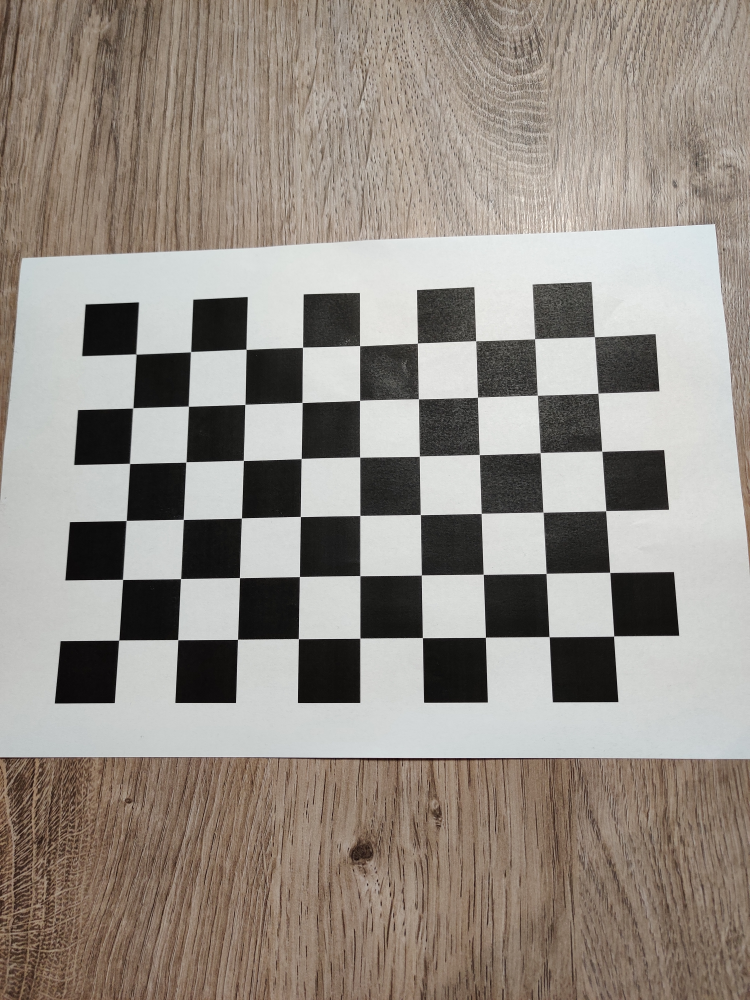
#> input picture Checker-Images-Testing/IMG_Testing1.jpg, 3000 x 4000 px, given as the content of the folder Checker-Images-Train-Run1, which was not available (shown at 1/4 size)
$ python GeometricCameraCalibration.py
#> lines starting #> are read from the running program, lines starting #| are printed output that depends on the picture; long printed decimals are rounded; pictures that were not available may be replaced by others from this repository, and a replacement may not be noted
import cv2
import numpy as np
import glob

def resize_images(image_paths, new_size):
    """Resize images to the specified size.

    Args:
        image_paths (list of str): Paths to the images to resize.
        new_size (tuple of int): New size as (width, height).

    Returns:
        list of ndarray: List of resized images.
    """
    return [cv2.resize(cv2.imread(image_path), new_size) for image_path in image_paths]

def calibrate_camera(images, square_size):
    """Calibrate camera using chessboard images.

    Args:
        images (list of ndarray): The list of images for calibration.
        square_size (float): The size of a square on the chessboard.

    Returns:
        tuple: Object points, image points, and the last processed image.
    """
    criteria = (cv2.TERM_CRITERIA_EPS + cv2.TERM_CRITERIA_MAX_ITER, 30, 0.001)
    objp = np.zeros((6*9, 3), np.float32)
    objp[:, :2] = np.mgrid[0:9, 0:6].T.reshape(-1, 2) * square_size

    objpoints = []
    imgpoints = []

    for img in images:
        found, corners, processed_img = process_and_detect_corners(img, square_size, criteria)

        if found:
            objpoints.append(objp)
            imgpoints.append(corners)
            cv2.drawChessboardCorners(img, (9, 6), corners, found)
            cv2.imshow('Detected Corners', img)
            cv2.waitKey(0)
        else:
            print("Corners not found. Proceeding with manual calibration...")
            corners = manual_calibrate(img, square_size)
            if corners is not None:
                objpoints.append(objp)
                imgpoints.append(corners)
                cv2.drawChessboardCorners(img, (9, 6), np.array(corners, dtype=np.float32), True)
                cv2.imshow('Detected Corners', img)
                cv2.waitKey(0)

    cv2.destroyAllWindows()
    return objpoints, imgpoints, processed_img

def process_and_detect_corners(img, square_size, criteria):
    """Process the image and detect chessboard corners.

    Args:
        img (ndarray): The image to process.
        square_size (float): The size of a square on the chessboard.
        criteria (tuple): The criteria for corner refinement.

    Returns:
        tuple: A tuple containing a boolean indicating if corners were found,
               the refined corners (if found), and the processed image.
    """

    # We make the image grayscale, apply GaussianBlur and then CLAHE to help with the automatic corner detection
    # Overall, it lowers the total error of the calibration
    processed_img = cv2.cvtColor(img, cv2.COLOR_BGR2GRAY)
    processed_img = cv2.GaussianBlur(processed_img, (5, 5), 0)
    clahe = cv2.createCLAHE(clipLimit=1, tileGridSize=(6, 9))
    processed_img = clahe.apply(processed_img)

    ret, corners = cv2.findChessboardCorners(processed_img, (9, 6), None)

    if ret:
        print("Found the corners in the image. Proceeding with automatic calibration...")
        corners_refined = cv2.cornerSubPix(processed_img, corners, (11, 11), (-1, -1), criteria)
        return True, corners_refined, processed_img
    else:
        print("Could not find the corners in the image. Proceeding with manual calibration...")
        return False, None, processed_img

# We manually calibrate the camera by clicking on the corners of the checkerboard
# The first image you see is the one you have to click on the corners
# The second image that will pop up it will show the points you clicked with red circles
# Make sure to click the corners in the following order: top-left, top-right, bottom-left, bottom-right
# [102 lines left out: functions manual_calibrate, interpolate_board_points_homography, click_event, click_event_zoomed, not called in this run]

def draw_3D_axis(ret, mtx, dist, rvecs, tvecs, training_image):
    # Axis points in 3D space. We'll draw the axis lines from the origin to these points.
    # Increasing the numbers makes the lines longer
    axis = np.float32([[0, 0, 0], [9, 0, 0], [0, 9, 0], [0, 0, -9]]).reshape(-1, 3)

    img_with_axes = training_image.copy()

    # Project the 3D points to the 2D image plane
    imgpts, jac = cv2.projectPoints(axis, rvecs, tvecs, mtx, dist)
    imgpts = imgpts.astype(int)

    # Define the origin (chessboard corner in this case)
    origin = tuple(imgpts[0].ravel())
    img_with_axes = cv2.line(img_with_axes, origin, tuple(imgpts[1].ravel()), (0, 0, 255), 5)  # X-Axis in red
    img_with_axes = cv2.line(img_with_axes, origin, tuple(imgpts[2].ravel()), (0, 255, 0), 5)  # Y-Axis in green
    img_with_axes = cv2.line(img_with_axes, origin, tuple(imgpts[3].ravel()), (255, 0, 0), 5)  # Z-Axis in blue

    cv2.imshow('Image_with_axes', img_with_axes)
    cv2.waitKey(0)
    cv2.destroyAllWindows()

    return imgpts, img_with_axes

def draw_3D_cube(ret, mtx, dist, rvecs, tvecs, imgpts, img_with_axes):

    # Define a cube with side length 2, centered at the origin
    side_length = 5
    cube = np.float32([
        [0, 0, 0],  # Bottom-back-left at origin
        [side_length, 0, 0],  # Bottom-back-right
        [side_length, side_length, 0],  # Bottom-front-right
        [0, side_length, 0],  # Bottom-front-left
        [0, 0, -side_length],  # Top-back-left
        [side_length, 0, -side_length],  # Top-back-right
        [side_length, side_length, -side_length],  # Top-front-right
        [0, side_length, -side_length]  # Top-front-left
    ])

    # Project the cubes corners on the 2D image plane
    imgpts_cube, _ = cv2.projectPoints(cube, rvecs, tvecs, mtx, dist)
    imgpts_cube = imgpts_cube.reshape(-1, 2).astype(int)

    # Edges of the cube
    edges = [
        (0, 1), (1, 2), (2, 3), (3, 0),  # Bottom face
        (4, 5), (5, 6), (6, 7), (7, 4),  # Top face
        (0, 4), (1, 5), (2, 6), (3, 7)   # Vertical edges connecting top and bottom faces
    ]

    # Draw the edges
    for start, end in edges:
        img_with_axes = cv2.line(img_with_axes, tuple(imgpts_cube[start]), tuple(imgpts_cube[end]), (0, 165, 255), 3)

    img_with_cube = img_with_axes
    cv2.imshow('Image with Cube', img_with_cube)
    cv2.waitKey(0)
    cv2.destroyAllWindows()

def calculate_total_error(objpoints, imgpoints, rvecs, tvecs, mtx, dist):
        mean_error = 0
        for i in range(len(objpoints)):
            imgpoints2, _ = cv2.projectPoints(objpoints[i], rvecs[i], tvecs[i], mtx, dist)
            error = cv2.norm(imgpoints[i], imgpoints2, cv2.NORM_L2)/len(imgpoints2)
            mean_error += error
        return mean_error/len(objpoints)

def choose_training_run():
    """Prompt user to choose a training run."""
    while True:
        choice = input("Choose training run (1, 2, or 3): ")
        if choice in ["1", "2", "3"]:
            images_path = f'Checker-Images-Train-Run{choice}/*.jpg'
            images = glob.glob(images_path)
            break
        else:
            print("Invalid choice. Please choose either 1, 2, or 3.")
    return images

def start_live_camera(mtx, dist, square_size=2.4):
    # Capture live video feed
    cap = cv2.VideoCapture(0)
    if not cap.isOpened():
        print("Cannot open camera")
        return

    while True:
        # Capture frame-by-frame
        ret, frame = cap.read()
        if not ret:
            print("Can't receive frame (stream end?). Exiting ...")
            break

        # Convert to grayscale
        gray = cv2.cvtColor(frame, cv2.COLOR_BGR2GRAY)

        # Attempt to find chessboard corners
        ret, corners = cv2.findChessboardCorners(gray, (9,6), None)

        if ret:
            # Refine the corner positions
            corners2 = cv2.cornerSubPix(gray, corners, (11,11), (-1,-1), (cv2.TERM_CRITERIA_EPS + cv2.TERM_CRITERIA_MAX_ITER, 30, 0.001))

            # Estimate the pose of the chessboard
            objp = np.zeros((6*9,3), np.float32)
            objp[:,:2] = np.mgrid[0:9,0:6].T.reshape(-1,2) * square_size
            _, rvecs, tvecs = cv2.solvePnP(objp, corners2, mtx, dist, None, None)

            # Draw 3D axis and cube
            frame = draw_3D_axis_live_camera(frame, corners2[0].ravel(), mtx, dist, rvecs, tvecs)

        # Display the resulting frame
        cv2.imshow('Live', frame)
        if cv2.waitKey(1) == ord('q'):
            break

    # When everything done, release the capture
    cap.release()
    cv2.destroyAllWindows()

def draw_3D_axis_live_camera(img, corner, mtx, dist, rvecs, tvecs):
    # Define the 3D points for axis (3 units long).
    axis = np.float32([[0,0,0], [3,0,0], [0,3,0], [0,0,-3]]).reshape(-1,3)

    # Project 3D points to 2D image plane
    imgpts, jac = cv2.projectPoints(axis, rvecs, tvecs, mtx, dist)

    # Draw axis lines
    corner = tuple(corner.ravel().astype(int))
    img = cv2.line(img, corner, tuple(imgpts[1].ravel().astype(int)), (255,0,0), 5)
    img = cv2.line(img, corner, tuple(imgpts[2].ravel().astype(int)), (0,255,0), 5)
    img = cv2.line(img, corner, tuple(imgpts[3].ravel().astype(int)), (0,0,255), 5)

    # Define 8 corners of the cube in 3D space (assuming cube size of 3 units).
    cube_size = 3
    cube = np.float32([[0,0,0], [0,cube_size,0], [cube_size,cube_size,0], [cube_size,0,0],
                    [0,0,-cube_size], [0,cube_size,-cube_size], [cube_size,cube_size,-cube_size], [cube_size,0,-cube_size]])

    # Project cube points to the 2D image plane
    imgpts_cube, _ = cv2.projectPoints(cube, rvecs, tvecs, mtx, dist)

    # Draw the cube by connecting the projected points
    imgpts_cube = imgpts_cube.reshape(-1, 2).astype(int)
    edges = [
        (0, 1), (1, 2), (2, 3), (3, 0),  # Bottom face
        (4, 5), (5, 6), (6, 7), (7, 4),  # Top face
        (0, 4), (1, 5), (2, 6), (3, 7)   # Connecting top and bottom faces
    ]
    for start, end in edges:
        img = cv2.line(img, tuple(imgpts_cube[start]), tuple(imgpts_cube[end]), (0,255,255), 3)

    return img

def main():
    images = choose_training_run()
#> the answer given: 1

    square_size = 2.4

    # Read the first image to get its height and width
    img = cv2.imread(images[0])
#> img is the input picture: shape (4000, 3000, 3); mean B, G, R 133.4, 141.3, 149

    # Original Image Dimensions are 4000x3000
    height, width = img.shape[:2]
#> height = 4000; width = 3000

    # New dimensioons are 1333x1000
    new_width = width // 3
#> new_width = 1000
    new_height = height // 4
#> new_height = 1000

    ################### Camera Calibration ###################

    # Resize the images
    resized_images = resize_images(images, (new_width, new_height))
#> resized_images = 1 item

    # Call the camera calibration function - automatic calibration
    objpoints, imgpoints, gray_img = calibrate_camera(resized_images, square_size)
#> the loop in calibrate_camera, `for img in images:` made 1 pass
#> (ret in process_and_detect_corners, found) on pass 1: (True, True)
#> (printed output is left out)
#> pass 1, in process_and_detect_corners, `processed_img = clahe.apply(processed_img)`:
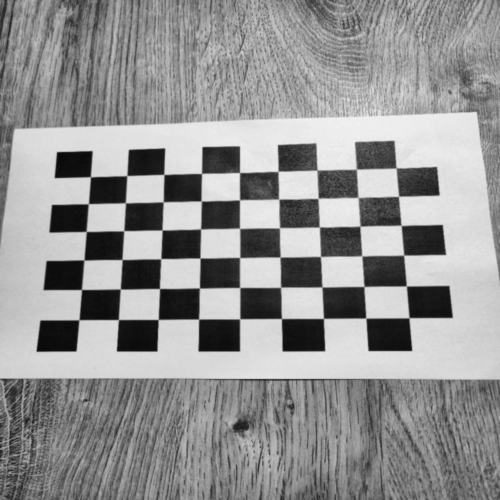
#> processed_img: shape (1000, 1000) (shown at 1/2 size); min 8, max 241, mean 147
#> pass 1, in calibrate_camera, `cv2.imshow('Detected Corners', img)`:
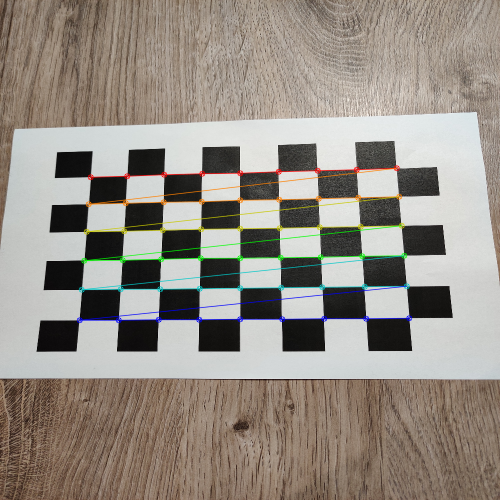
#> window 'Detected Corners': shape (1000, 1000, 3) (shown at 1/2 size); mean B, G, R 133, 141.6, 148.8
#> objpoints = 1 item; imgpoints = 1 item

    # rvecs and tvecs here are only used to get the error
    ret, mtx, dist, rvecs, tvecs = cv2.calibrateCamera(objpoints, imgpoints, gray_img.shape[::-1], None, None)
#> ret = 0.319; mtx = [[832.6, 0, 539.3], [0, 617.7, 490.2], [0, 0, 1]]; dist = [[0.0681, -0.526, 0.000959, -0.000669, 1.11]]; rvecs = ([-0.157, 0.0671, -0.0176],); tvecs = ([-11.43, -5.87, 26.65],)

    ##################### Online Phase #######################

    # We get the test image, find the corner points, and use the mtx and dist from the camera calibration and the test image points to
    # get the rvecs and tvecs. We then use those to create the 3D axis and cube

    # !!!!!!!! CHANGE ACCORDINGLY TO THE TEST IMAGE YOU WANT TO USE !!!!!!!!
    testing_image = cv2.imread("Checker-Images-Testing/IMG_Testing3.jpg")
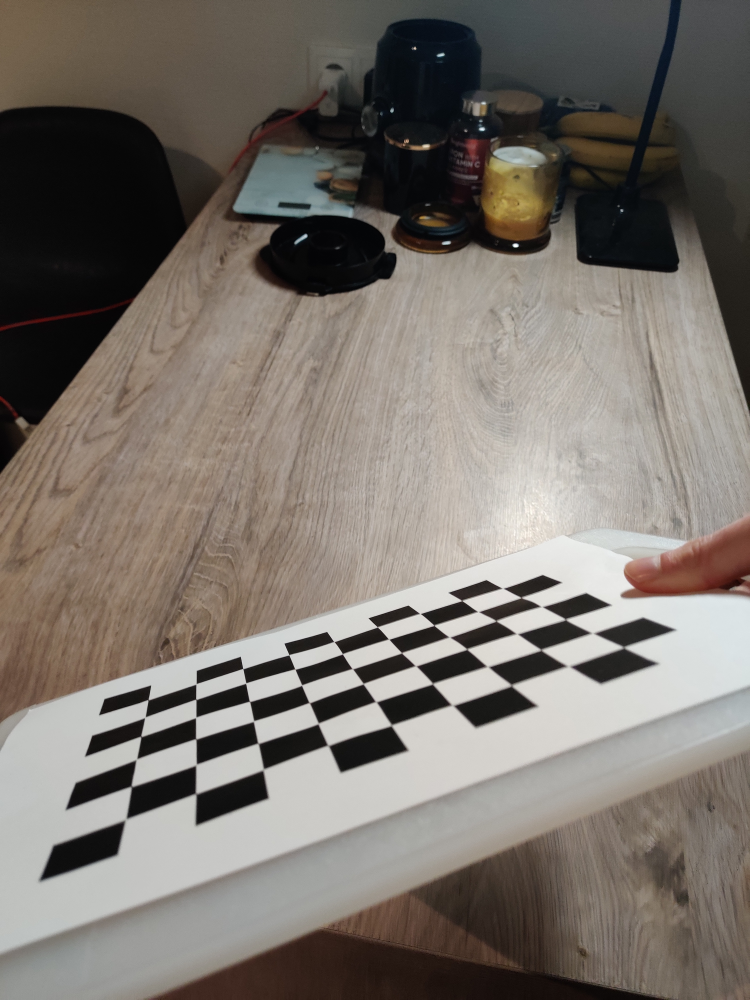
#> input picture Checker-Images-Testing/IMG_Testing3.jpg, 3000 x 4000 px (shown at 1/4 size)
#> testing_image is the input picture: shape (4000, 3000, 3); mean B, G, R 107.4, 114.2, 120.9

    resized_testing_image = cv2.resize(testing_image, (new_width, new_height))
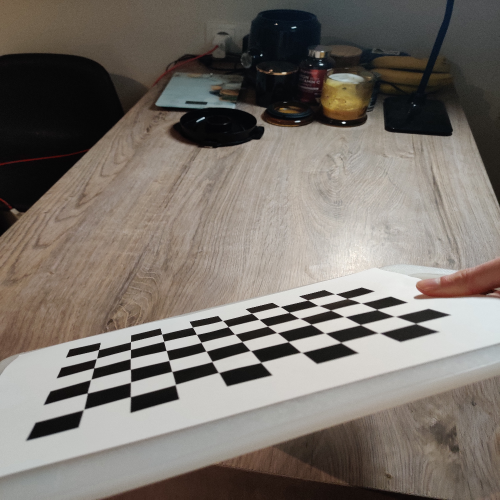
#> resized_testing_image: shape (1000, 1000, 3) (shown at 1/2 size); mean B, G, R 107.7, 114.5, 121.1

    ret, imgpoints_test = cv2.findChessboardCorners(resized_testing_image, (9,6), None)
#> ret = True; imgpoints_test = 54 rows, first 8: [197.4, 699.5], [261.4, 683.9], [324, 668.6], [385.2, 654.8], [445.4, 641.5], [503.3, 626.9], [559.4, 613.5], [615.6, 600.6]

    objp = np.zeros((6*9, 3), np.float32)
#> objp = 54 rows, first 8: [0, 0, 0], [0, 0, 0], [0, 0, 0], [0, 0, 0], [0, 0, 0], [0, 0, 0], [0, 0, 0], [0, 0, 0]
    objp[:, :2] = np.mgrid[0:9, 0:6].T.reshape(-1, 2) * square_size

    ret, rvecs_test, tvecs_test = cv2.solvePnP(objp, imgpoints_test, mtx, dist)
#> rvecs_test = [-1.5, -0.0502, -0.394]; tvecs_test = [-12.66, 10.47, 31.64]

    # Checking the error of the calibration
    total_error = calculate_total_error(objpoints, imgpoints, rvecs, tvecs, mtx, dist)
#> the loop in calculate_total_error, `for i in range(len(objpoints)):` made 1 pass
#> (error, mean_error) on pass 1: (0.0434, 0.0434)
#> after the loop in calculate_total_error, `for i in range(len(objpoints)):`: mean_error = 0.0434
#> total_error = 0.0434
    print("total error: {}".format(total_error))
#| total error: 0.0434

    # Draw the 3D axis and the cube on the test image
    imgpts, img_with_axes = draw_3D_axis(ret, mtx, dist, rvecs_test, tvecs_test, resized_testing_image)
#> in draw_3D_axis, `axis = np.float32([[0, 0, 0], [9, 0, 0], [0, 9, 0], [0, 0, -9]]).resha..`: axis = [[0, 0, 0], [9, 0, 0], [0, 9, 0], [0, 0, -9]]
#> in draw_3D_axis, `imgpts, jac = cv2.projectPoints(axis, rvecs, tvecs, mtx, dist)`: imgpts = [[204.9, 695.5], [435.3, 644.1], [167.2, 781.1], [146.7, 524.4]]
#> in draw_3D_axis, `imgpts = imgpts.astype(int)`: imgpts = [[204, 695], [435, 644], [167, 781], [146, 524]]
#> in draw_3D_axis, `origin = tuple(imgpts[0].ravel())`: origin = (204, 695)
#> imgpts = [[204, 695], [435, 644], [167, 781], [146, 524]]
    draw_3D_cube(ret, mtx, dist, rvecs_test, tvecs_test, imgpts, img_with_axes)
#> in draw_3D_cube, `cube = np.float32([ [0, 0, 0],`: cube = [[0, 0, 0], [5, 0, 0], [5, 5, 0], [0, 5, 0], [0, 0, -5], [5, 0, -5], [5, 5, -5], [0, 5, -5]]
#> in draw_3D_cube, `imgpts_cube, _ = cv2.projectPoints(cube, rvecs, tvecs, mtx, dist)`: imgpts_cube = [[204.9, 695.5], [337.2, 666], [345, 697.9], [188.2, 735.2], [173, 601.3], [307.9, 575.5], [310.8, 592.4], [151.2, 623.8]]
#> in draw_3D_cube, `imgpts_cube = imgpts_cube.reshape(-1, 2).astype(int)`: imgpts_cube = [[204, 695], [337, 665], [344, 697], [188, 735], [172, 601], [307, 575], [310, 592], [151, 623]]
#> the loop in draw_3D_cube, `for start, end in edges:` made 12 passes
#> pass 1, in draw_3D_cube, `img_with_axes = cv2.line(img_with_axes, tuple(imgpts_cube[start]), tup..`:
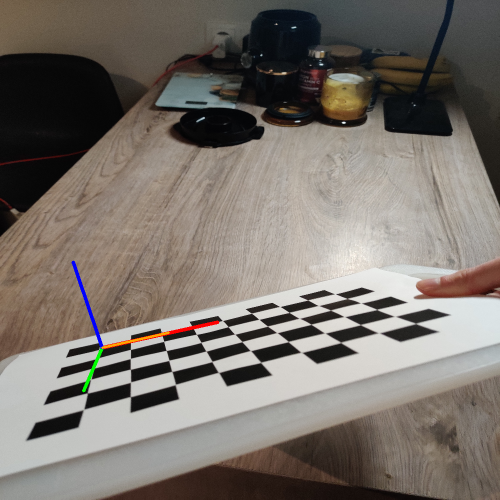
#> img_with_axes: shape (1000, 1000, 3) (shown at 1/2 size); mean B, G, R 107.6, 114.3, 121.1
#> after the loop in draw_3D_cube, `for start, end in edges:`:
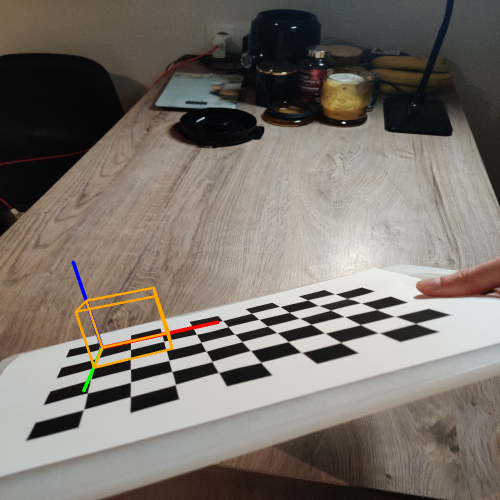
#> img_with_axes: shape (1000, 1000, 3) (shown at 1/2 size); mean B, G, R 107, 114.5, 121.7
    start_live_camera(mtx, dist)
#> in start_live_camera, `gray = cv2.cvtColor(frame, cv2.COLOR_BGR2GRAY)`:
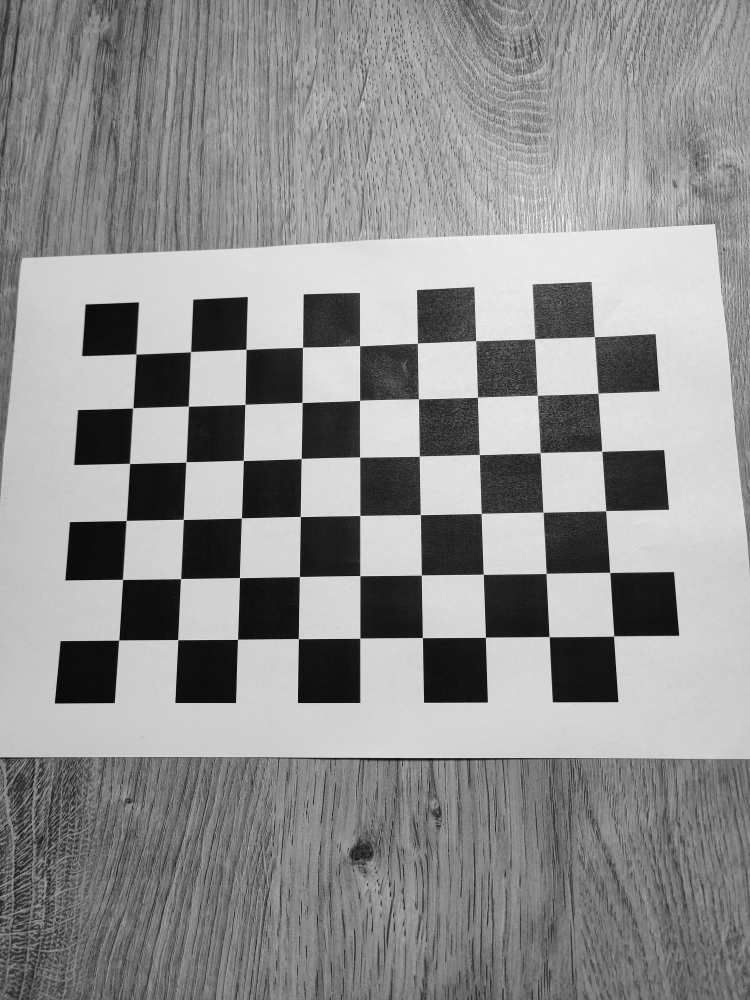
#> gray: shape (4000, 3000) (shown at 1/4 size); min 0, max 255, mean 142.7
#> in start_live_camera, `ret, corners = cv2.findChessboardCorners(gray, (9,6), None)`: ret = True; corners = 54 rows, first 8: [546.2, 1418.3], [762.7, 1409.5], [986.2, 1399.3], [1211.7, 1390], [1440.1, 1384.2], [1670.7, 1374.2], [1904, 1364.6], [2139.7, 1357]
#> in start_live_camera, `corners2 = cv2.cornerSubPix(gray, corners, (11,11), (-1,-1), (cv2.TERM..`: corners2 = 54 rows, first 8: [545.8, 1418], [764.1, 1408.5], [985.5, 1398.5], [1211.5, 1390.3], [1439.8, 1384], [1670.8, 1374], [1904.4, 1365.2], [2139.8, 1356.7]
#> in start_live_camera, `_, rvecs, tvecs = cv2.solvePnP(objp, corners2, mtx, dist, None, None)`: rvecs = [0.449, -0.235, 0.0199]; tvecs = [2.34, 19.47, 20.16]
#> in draw_3D_axis_live_camera, `axis = np.float32([[0,0,0], [3,0,0], [0,3,0], [0,0,-3]]).reshape(-1,3)`: axis = [[0, 0, 0], [3, 0, 0], [0, 3, 0], [0, 0, -3]]
#> in draw_3D_axis_live_camera, `imgpts, jac = cv2.projectPoints(axis, rvecs, tvecs, mtx, dist)`: imgpts = [[687.3, 1409.1], [853.5, 1351.8], [692.4, 1681.5], [1007, 2898.1]]
#> in draw_3D_axis_live_camera, `corner = tuple(corner.ravel().astype(int))`: corner = (545, 1418)
#> in draw_3D_axis_live_camera, `cube = np.float32([[0,0,0], [0,cube_size,0], [cube_size,cube_size,0], ..`: cube = [[0, 0, 0], [0, 3, 0], [3, 3, 0], [3, 0, 0], [0, 0, -3], [0, 3, -3], [3, 3, -3], [3, 0, -3]]
#> in draw_3D_axis_live_camera, `imgpts_cube, _ = cv2.projectPoints(cube, rvecs, tvecs, mtx, dist)`: imgpts_cube = [[687.3, 1409.1], [692.4, 1681.5], [875.5, 1584.8], [853.5, 1351.8], [1007, 2898.1], [1053.1, 3707.5], [1466.1, 3310.9], [1371.1, 2648.7]]
#> in draw_3D_axis_live_camera, `imgpts_cube = imgpts_cube.reshape(-1, 2).astype(int)`: imgpts_cube = [[687, 1409], [692, 1681], [875, 1584], [853, 1351], [1007, 2898], [1053, 3707], [1466, 3310], [1371, 2648]]
#> (key q is pressed here)

if __name__ == "__main__":
    main()
